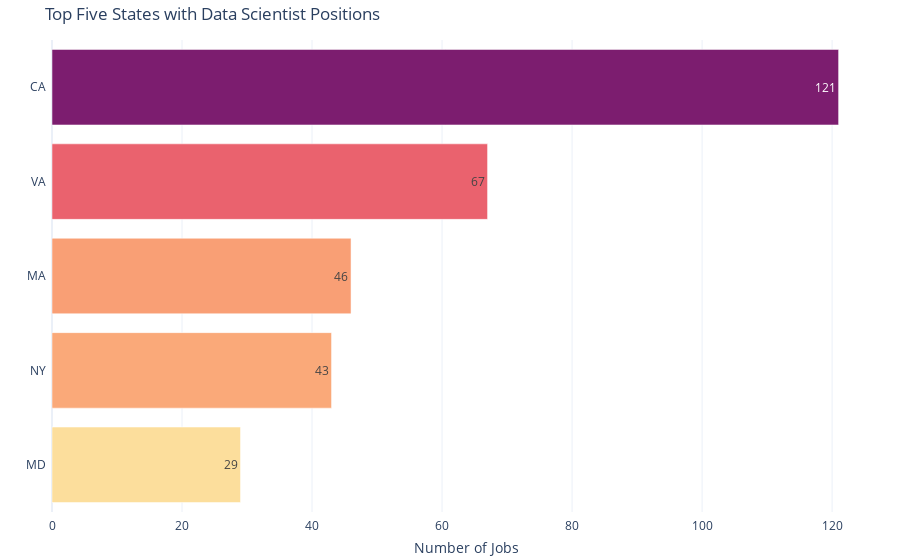

The cell this chart's notebook holds for it:
### Code cell
# Show 5 top states with the highest Job offers
Top_5_states = jobs_per_state.iloc[-5:]
# Plot the horizontal bar chart
fig = px.bar(Top_5_states, 
             x='Number of Jobs', 
             y='Location_State', 
             orientation='h', 
             color='Number of Jobs',
             color_continuous_scale="sunsetdark",
             title='Top Five States with Data Scientist Positions',
             text='Number of Jobs')

# Update layout for better readability
fig.update_layout(xaxis_title='Number of Jobs',
                  yaxis_title='',
                  yaxis=dict(tickmode='linear'),
                  template='plotly_white',
                  margin_pad=5,
                  coloraxis_showscale=False,
                  margin=dict(l=20, r=20, t=40, b=1)  )

# Show the plot
fig.show()

### Figure 1 — Plotly figure (JSON) as saved in the notebook; plotly's stock layout.template omitted (floating-point values rounded to 4 significant figures)
{"data": [{"alignmentgroup": "True", "hovertemplate": "Number of Jobs=%{marker.color}<br>Location_State=%{y}<extra></extra>", "legendgroup": "", "marker": {"color": [29, 43, 46, 67, 121], "coloraxis": "coloraxis", "pattern": {"shape": ""}}, "name": "", "offsetgroup": "", "orientation": "h", "showlegend": false, "text": [29, 43, 46, 67, 121], "textposition": "auto", "type": "bar", "x": [29, 43, 46, 67, 121], "xaxis": "x", "y": ["MD", "NY", "MA", "VA", "CA"], "yaxis": "y"}], "layout": {"barmode": "relative", "coloraxis": {"colorbar": {"title": {"text": "Number of Jobs"}}, "colorscale": [[0, "rgb(252, 222, 156)"], [0.1667, "rgb(250, 164, 118)"], [0.3333, "rgb(240, 116, 110)"], [0.5, "rgb(227, 79, 111)"], [0.6667, "rgb(220, 57, 119)"], [0.8333, "rgb(185, 37, 122)"], [1, "rgb(124, 29, 111)"]], "showscale": false}, "legend": {"tracegroupgap": 0}, "margin": {"b": 1, "l": 20, "pad": 5, "r": 20, "t": 40}, "title": {"text": "Top Five States with Data Scientist Positions"}, "xaxis": {"anchor": "y", "domain": [0, 1], "title": {"text": "Number of Jobs"}}, "yaxis": {"anchor": "x", "domain": [0, 1], "tickmode": "linear", "title": {"text": ""}}}}
